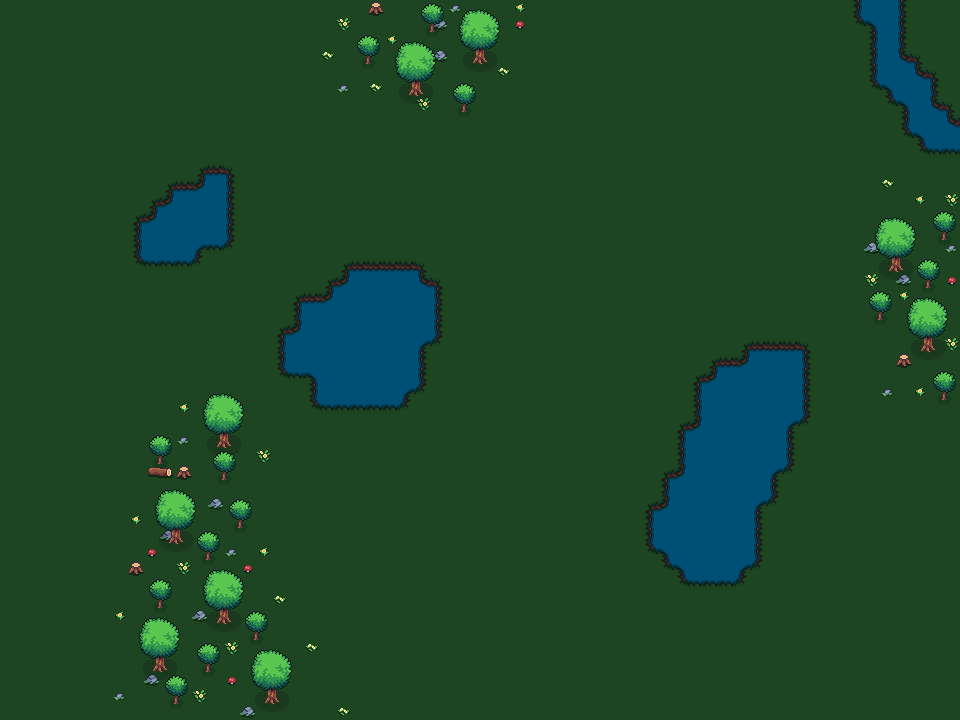

The image is a tile-based game level rendered from a .tmx file. Its description and source (layers, tilesets, objects; grid data summarised) follow:
An orthogonal 60x45 tile map with 16x16 px tiles, 4 tile layers (Base, Decorations, Big Trees, Small Trees), 2 tilesets and 64 objects.

<map version="1.10" tiledversion="1.11.2" orientation="orthogonal" renderorder="right-down" width="60" height="45" tilewidth="16" tileheight="16" infinite="0" nextlayerid="7" nextobjectid="107">
 <tileset firstgid="1" source="tiles.tsx" />
 <tileset firstgid="129" source="decorations.tsx" />
 <layer id="1" name="Base" width="60" height="45">
  <data>[2700 cells, 2700 non-empty, 14 distinct tile ids]</data>
 </layer>
 <layer id="5" name="Decorations" width="60" height="45">
  <data>[2700 cells, 52 non-empty, 9 distinct tile ids]</data>
 </layer>
 <layer id="3" name="Big Trees" width="60" height="45">
  <data>[2700 cells, 185 non-empty, 20 distinct tile ids]</data>
 </layer>
 <objectgroup id="6" name="Collision">
  <object id="9" x="747.875" y="421.55" width="15.5322" height="149.455" />
  <object id="11" x="643.161" y="498.612" width="14.8419" height="57.6419" />
  <object id="13" x="675.954" y="421.386" width="71.1031" height="165.332" />
  <object id="15" x="657.704" y="468.211" width="14.8419" height="103.203" />
  <object id="16" x="692.565" y="374.672" width="119.08" height="46.5967" />
  <object id="17" x="763.323" y="421.269" width="16.2225" height="85.9454" />
  <object id="18" x="779.891" y="421.269" width="15.187" height="52.81" />
  <object id="19" x="741.578" y="339.121" width="70.7575" height="35.2064" />
  <object id="20" x="707.062" y="356.551" width="35.2059" height="17.9484" />
  <object id="21" x="851.52" y="-0.356102" width="57.4905" height="27.9096" />
  <object id="22" x="869.431" y="27.1729" width="39.5801" height="63.7305" />
  <object id="23" x="925.484" y="64.9838" width="13.7095" height="91.2595" />
  <object id="24" x="909.066" y="53.5411" width="16.3629" height="89.2695" />
  <object id="25" x="898.618" y="49.8926" width="11.0561" height="91.2595" />
  <object id="26" x="882.034" y="90.8054" width="16.509" height="19.8326" />
  <object id="27" x="939.635" y="101.299" width="15.6995" height="55.0667" />
  <object id="28" x="955.694" y="118.197" width="4.1945" height="38.0489" />
  <object id="29" x="917.344" y="142.765" width="7.55012" height="13.8405" />
  <object id="30" x="354.627" y="43.6333" width="147.357" height="19.8326" />
  <object id="31" x="356.531" y="0.423625" width="145.538" height="43.0974" />
  <object id="32" x="336.356" y="64.725" width="156.606" height="31.1419" />
  <object id="33" x="402.435" y="95.5832" width="77.9014" height="18.217" />
  <object id="34" x="143.853" y="676.285" width="152.828" height="43.0974" />
  <object id="35" x="134.863" y="632.189" width="157.537" height="43.0974" />
  <object id="36" x="137.218" y="588.949" width="152.399" height="43.0974" />
  <object id="37" x="126.729" y="544.853" width="145.121" height="43.0974" />
  <object id="38" x="150.918" y="499.9" width="102.737" height="43.0974" />
  <object id="39" x="149.205" y="456.66" width="88.1821" height="43.0974" />
  <object id="40" x="147.706" y="431.401" width="96.7445" height="25.5445" />
  <object id="41" x="201.649" y="391.586" width="43.2296" height="64.5034" />
  <object id="42" x="863.023" y="240.161" width="96.7445" height="62.7909" />
  <object id="43" x="869.23" y="303.783" width="91.0547" height="20.8936" />
  <object id="44" x="912.937" y="323.697" width="47.6057" height="74.1704" />
  <object id="45" x="893.282" y="351.37" width="21.7432" height="18.3074" />
  <object id="46" x="870.523" y="210.678" width="88.4685" height="29.1697" />
  <object id="47" x="136.697" y="217.429" width="59.606" height="46.1419" />
  <object id="48" x="198.697" y="168.429" width="30.606" height="75.1419" />
  <object id="49" x="151.697" y="201.429" width="46.606" height="14.1419" />
  <object id="50" x="170.697" y="187.429" width="26.606" height="11.1419" />
  <object id="81" gid="59" x="208" y="352" width="16" height="16" />
  <object id="82" gid="59" x="176" y="352" width="16" height="16" />
  <object id="83" gid="59" x="192" y="336" width="16" height="16" />
  <object id="84" gid="59" x="192" y="320" width="16" height="16" />
  <object id="85" gid="59" x="192" y="304" width="16" height="16" />
  <object id="86" gid="127" x="368" y="288" width="16" height="16" />
  <object id="87" gid="127" x="368" y="288" width="16" height="16" />
  <object id="88" gid="127" x="368" y="288" width="16" height="16" />
  <object id="89" gid="127" x="368" y="304" width="16" height="16" />
  <object id="90" gid="127" x="368" y="320" width="16" height="16" />
  <object id="91" gid="127" x="368" y="336" width="16" height="16" />
  <object id="92" gid="127" x="368" y="352" width="16" height="16" />
  <object id="93" gid="127" x="368" y="384" width="16" height="16" />
  <object id="94" gid="127" x="368" y="400" width="16" height="16" />
  <object id="95" gid="127" x="368" y="368" width="16" height="16" />
  <object id="96" gid="127" x="352" y="400" width="16" height="16" />
  <object id="97" gid="127" x="352" y="384" width="16" height="16" />
  <object id="98" gid="127" x="352" y="352" width="16" height="16" />
  <object id="99" gid="127" x="352" y="368" width="16" height="16" />
  <object id="100" gid="127" x="352" y="336" width="16" height="16" />
  <object id="101" gid="127" x="352" y="320" width="16" height="16" />
  <object id="102" gid="127" x="352" y="304" width="16" height="16" />
  <object id="103" gid="127" x="352" y="288" width="16" height="16" />
  <object id="105" x="288" y="304" width="64" height="96" />
  <object id="106" x="384" y="272" width="48" height="112" />
 </objectgroup>
 <layer id="4" name="Small Trees" width="60" height="45">
  <data>[2700 cells, 90 non-empty, 6 distinct tile ids]</data>
 </layer>
</map>